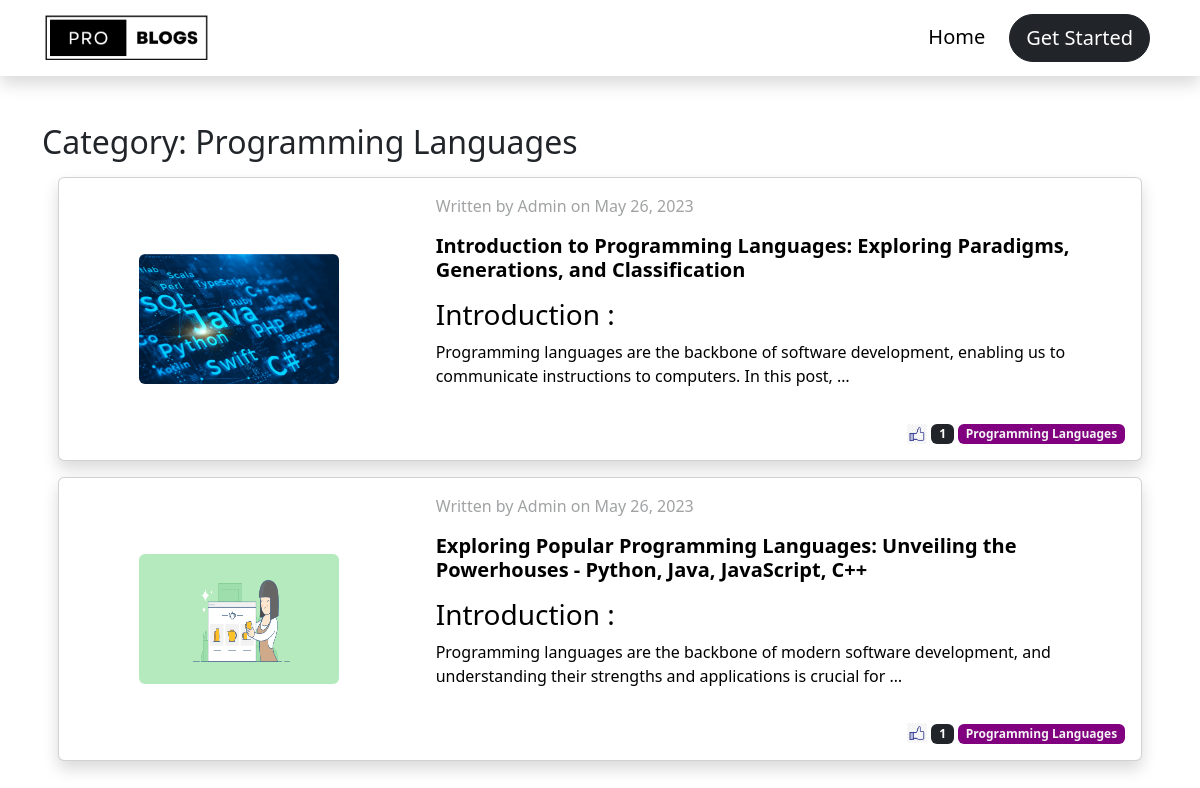
Page /category/prog-lang on the committed database.
### blogs/models.py (models this page shows, shortened)
class Category(models.Model):
    cat_id = models.IntegerField(primary_key=True)
    title = models.CharField(max_length=100)
    description = HTMLField()
    cat_created_at = models.DateField(auto_now_add=True)
    cat_url = models.CharField(max_length=200) #unique id for the page to locate
    image_cat = models.ImageField(upload_to='category/', default = 'category/default_img.jpg')
    def __str__(self):
        return self.title

class Post(models.Model):
    post_id = models.IntegerField(primary_key=True)
    title = models.CharField(max_length=100)
    content = HTMLField()
    post_url = models.CharField(max_length=200)
    likes = models.ManyToManyField(User, related_name='blogs_post')
    category_name = models.ForeignKey(Category, on_delete=models.CASCADE)
    image_post = models.ImageField(upload_to='post/')
    post_author = models.CharField(max_length=100, default='Admin')
    post_created_at = models.DateField(auto_now_add=True)

### blogs/views.py (the view)
# urls.py: path('category/<slug:url>', views.category, name='category'),
def category(request, url):
    category = Category.objects.get(cat_url = url)
    posts = Post.objects.filter(category_name = category)
    data = {
        'posts' : posts,
        'category' : category
    }
    return render(request, 'blogs/category.html', data)

### templates/blogs/category.html (shortened to what this page needs)
{% extends 'blogs/base.html' %}
{% load static %}
{% block content %}
<div class="container mt-5">
  <h2>Category: {{ category.title }}</h2>
  {% if posts %}
    {% for post in posts %}
    <div class="card m-3 shadow">
      <div class="row g-0">
        <div class="col-md-4 d-flex justify-content-center align-items-center">
          <a href="/blogs/{{post.post_url}}" class="post-link">
            <img src="/media/{{ post.image_post }}" class="img-fluid rounded img-post" alt="{{ post.title }} Image">
          </a>
        </div>
        <div class="col-md-8">
          <a href="/blogs/{{post.post_url}}" class="post-link">
            <div class="card-body">
              <p class="text-muted-light">Written by {{ post.post_author }} on {{post.post_created_at}}</p>
              <h5 class="card-title fw-bold">{{ post.title | truncatewords:15 }}</h5>
              <p class="card-text">{{ post.content | truncatewords:20 | safe}}</p>
            </div>
          </a>
          <div class="mt-auto mb-3 mx-3 my-3">
              <div class="text-end">
                <img src="../../media/logo/like-icon.jpg" alt="like-icon" class="like_icon">
                <span class="badge bg-dark">{{post.likes.count}}</span>
                <span class="badge " style="background-color: purple
                ; color: whitesmoke;">{{ post.category_name }}</span>
              </div>
            </div>
        </div>
      </div>
    </div>
    {% endfor %}
  {% else %}
    <p>No posts found under this category.</p>
  {% endif %}
</div>
{% endblock %}

### blogs/static/css/style.css (style rules this page uses)
body { padding-top: 75px; }

### templates/blogs/category.html (style rules this page uses)
.like_icon { width: 20px; height: auto; }
.text-muted-light { color: #a0a2a3!important; }
.trending-link, .post-link, .cat-link { text-decoration: none; color: black; }
.img-post { width: 200px; height: 130px; }

### rows in the picture
Category: title "Programming Languages"
Post: image_post (picture), post_author "Admin", post_created_at "May 26, 2023", title "Introduction to Programming Languages: Exploring Paradigms, Generations, and Classification", content "Introduction : Programming languages are the backbone of software development, enabling us to communicate instructions to computers. In this post, …", likes.count "1", category_name "Programming Languages"
Post: image_post (placeholder picture), post_author "Admin", post_created_at "May 26, 2023", title "Exploring Popular Programming Languages: Unveiling the Powerhouses - Python, Java, JavaScript, C++", content "Introduction : Programming languages are the backbone of modern software development, and understanding their strengths and applications is crucial for …", likes.count "1", category_name "Programming Languages"
